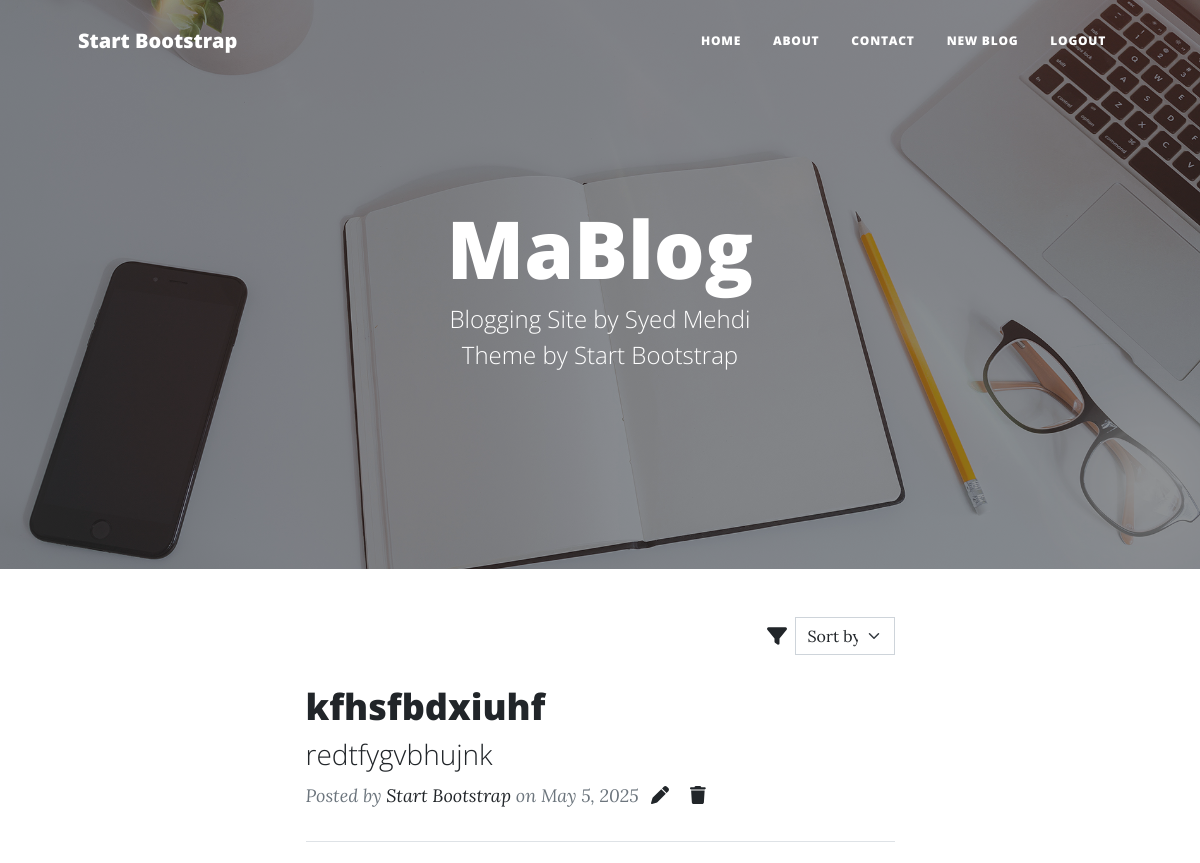
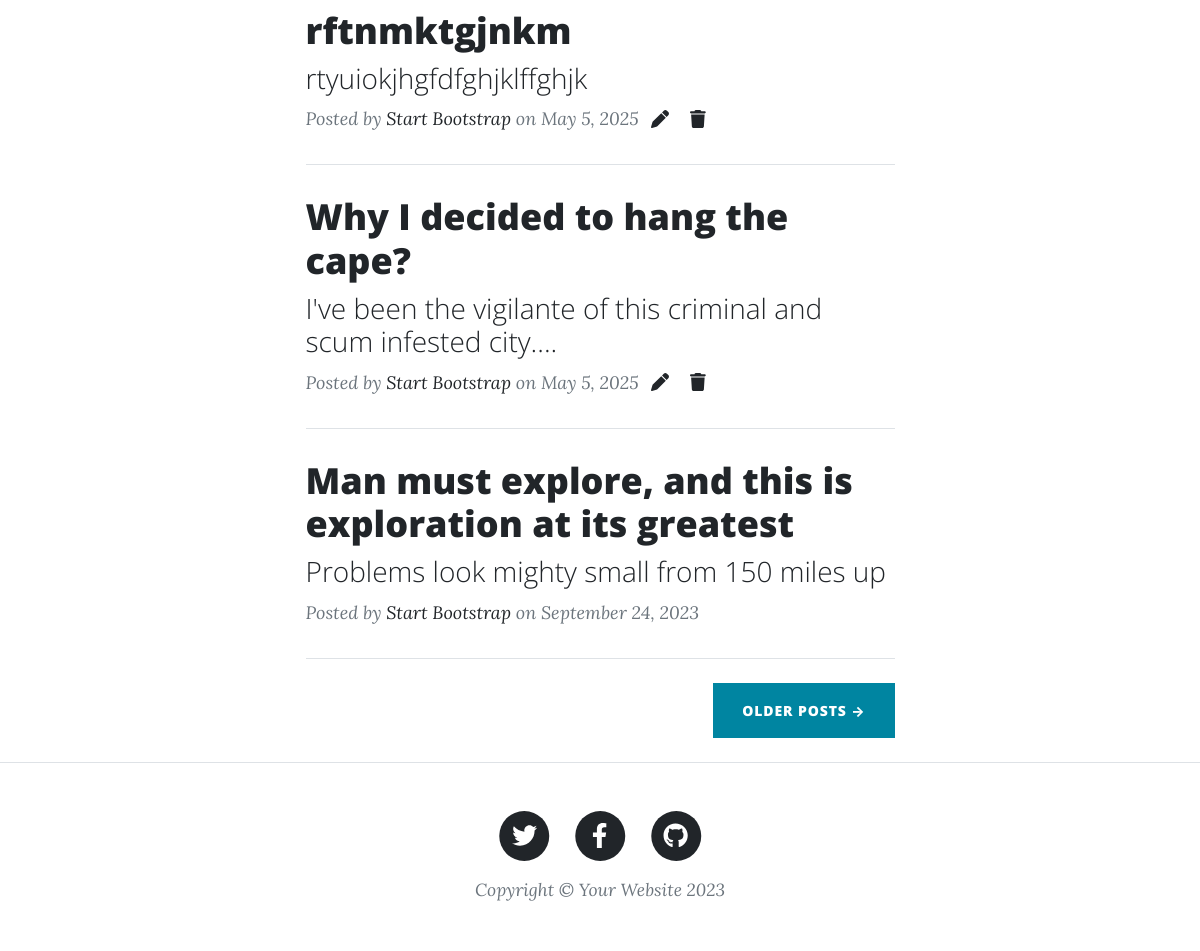
Screenshot of /posts/ (signed in) with the database file from the repository (2 pictures, top to bottom).
### blog/models.py (models this page shows, shortened)
class Post(models.Model):
    tags = [
        ('tech', 'Tech'),
        ('cs', 'Computer Science'),
        ('ai', 'AI'),
        ('bio', 'Biology'),
        ('music', 'Music'),
        ('movies', 'Movies'),
        ('psychology', 'Psychology'),
        ('history', 'History'),
        ('books', 'Books & Literature'),
        ('fiction', 'Fiction'),
        ('gaming', 'Gaming'),
        ('other', 'Other'),
    ]
    author = models.ForeignKey(User, on_delete=models.CASCADE)
    title = models.CharField(max_length=130)
    subtitle = models.CharField(max_length=70, blank=True)
    content = models.TextField()
    tags = models.CharField(max_length=50, choices=tags, default='other')
    created_at = models.DateTimeField(auto_now_add=True)
    modified_at = models.DateTimeField(auto_now=True)

### blog/views.py (the view)
# urls.py: path("", views.post_list, name="post_list"),
def post_list(request):
    selected_filter = request.GET.get('filter')
    if selected_filter == 'oldest':
        posts = Post.objects.order_by('created_at')
    else:
        posts = Post.objects.order_by('-created_at')
    return render(request, 'users/user_posts.html', {'posts': posts, 'selected_filter': selected_filter})

### users/templates/users/user_posts.html (shortened to what this page needs)
{% extends 'base.html' %}
{% load static %}
{% block img %}
{% static 'img/home-bg.jpg' %}
{% endblock %}
{% block content %}
<div class="container px-4 px-lg-5">
    <div class="row gx-4 gx-lg-5 justify-content-center">
        <div class="col-md-10 col-lg-8 col-xl-7">
            <div class="d-flex ms-auto align-items-center justify-content-end">
                <i class="fa-solid fa-filter"></i>
                <form action="{% url 'post_list' %}" method="get">
                    <select name="filter" class="form-select ms-2" style="width: 100px" onchange="this.form.submit()">
                        <option value="" disabled selected>Sort by</option>
                    </select>
                </form>
            </div>
            {% for post in posts %}
                <div class="post-preview">
                    <a href="{% url 'post_detail' post.id %}">
                        <h2 class="post-title">{{ post.title }}</h2>
                        <h3 class="post-subtitle">{{ post.subtitle }}</h3>
                    </a>
                    <p class="post-meta">
                        Posted by
                        <a href="#!">Start Bootstrap</a>
                        on {{ post.created_at.date }}
                        <a href="{% url 'post_edit' post.id %}"><i class="fa-solid fa-pen ms-2"></i></a>
                        <a href="{% url 'post_delete' post.id %}"><i class="fa-solid fa-trash ms-3"></i></a>
                    </p>
                </div>
                <hr class="my-4" />
            {% endfor %}
            <div class="post-preview">
                <a href="post.html">
                    <h2 class="post-title">Man must explore, and this is exploration at its greatest</h2>
                    <h3 class="post-subtitle">Problems look mighty small from 150 miles up</h3>
                </a>
                <p class="post-meta">
                    Posted by
                    <a href="#!">Start Bootstrap</a>
                    on September 24, 2023
                </p>
            </div>
            <hr class="my-4" />
            <div class="d-flex justify-content-end mb-4"><a class="btn btn-primary text-uppercase" href="#!">Older Posts →</a></div>
        </div>
    </div>
</div>
{% endblock %}

### static/css/scstyles.css (style rules this page uses)
body { font-size: 1.25rem; }
hr { border-color: #dee2e6; opacity: 1; }
p { margin: 2rem 0; }
p a { text-decoration: underline; }
.btn { letter-spacing: 0.0625em; }
.post-preview > a { color: #212529; }
.post-preview > a > .post-title { font-size: 1.875rem; margin-top: 1.875rem; margin-bottom: 0.625rem; }
.post-preview > a > .post-subtitle { font-weight: 300; margin-bottom: 0.625rem; }
.post-preview > .post-meta { font-size: 1.125rem; font-style: italic; margin-top: 0; color: #6c757d; }
.post-preview > .post-meta > a { text-decoration: none; }
@media (min-width: 992px) { .post-preview > a > .post-title { font-size: 2.25rem; } }

### rows the page displays
Post: title "kfhsfbdxiuhf", subtitle "redtfygvbhujnk", created_at "May 5, 2025"
Post: title "rftnmktgjnkm", subtitle "rtyuiokjhgfdfghjklffghjk", created_at "May 5, 2025"
Post: title "Why I decided to hang the cape?", subtitle "I've been the vigilante of this criminal and scum infested city....", created_at "May 5, 2025"
